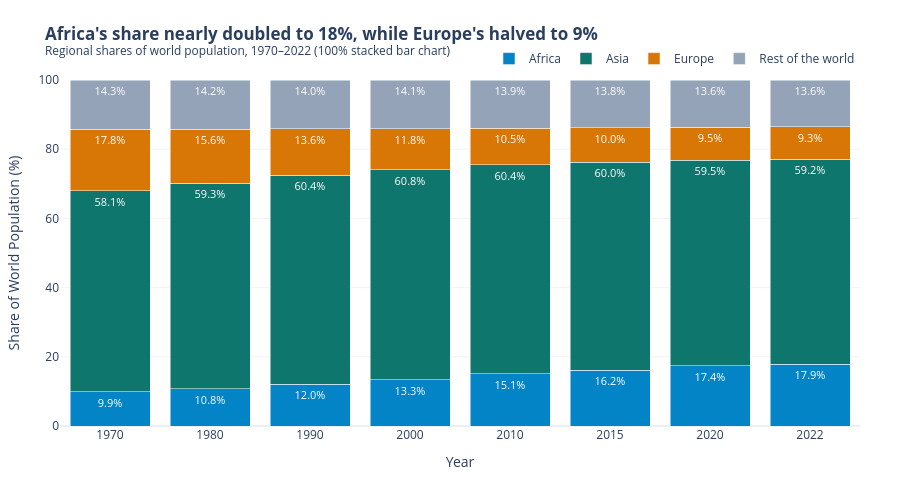

Notebook source saved alongside this figure:
### Markdown cell above
**Chart choice & justification:** *Which chart did you choose, and why? Justify design choices.

**Chart choice:** 100% stacked bar chart.

**Justification:**
- **Why this chart:** The question asks how the regional *shares* of world population changed over time across discrete census years (1970–2022). A 100% stacked bar chart keeps the total bar height fixed at 100% for each year, making compositional shifts across regions immediately apparent.
- **Design choices:** CVD-safe palette with deliberate semantic color choices: rising Africa is highlighted in accent blue (`#0284c7`), declining Europe in amber (`#d97706`), dominant Asia in deep teal (`#0f766e`), and the grouped 'Rest of the world' in neutral slate grey (`#94a3b8`). In-bar percentage labels make individual shares readable without eye-strain.

### Code cell
# Q7: Regional shares of world population over time (1970-2022)
df_long['Region'] = df_long['Continent'].apply(
    lambda c: c if c in ['Africa', 'Asia', 'Europe'] else 'Rest of the world'
)
share_df = df_long.groupby(['Year', 'Region'])['Population'].sum().reset_index()
tot = share_df.groupby('Year')['Population'].transform('sum')
share_df['Share'] = (share_df['Population'] / tot) * 100

order_q7 = ['Africa', 'Asia', 'Europe', 'Rest of the world']
share_df['Region'] = pd.Categorical(share_df['Region'], categories=order_q7, ordered=True)
share_df = share_df.sort_values(['Year', 'Region'])

share_df['Label'] = share_df['Share'].apply(lambda s: f"{s:.1f}%")
share_df['Year_Str'] = share_df['Year'].astype(str)

palette_q7 = {
    'Africa': '#0284c7',          # accent blue (rising)
    'Asia': '#0f766e',            # teal (majority)
    'Europe': '#d97706',          # amber (declining)
    'Rest of the world': '#94a3b8'# slate grey (context)
}

fig7 = px.bar(
    share_df, x='Year_Str', y='Share', color='Region',
    text='Label',
    category_orders={'Region': order_q7},
    color_discrete_map=palette_q7,
    title="<b>Africa's share nearly doubled to 18%, while Europe's halved to 9%</b><br><sup>Regional shares of world population, 1970–2022 (100% stacked bar chart)</sup>"
)

fig7.update_traces(
    textposition='inside',
    textfont=dict(size=11, color='white')
)

fig7.update_layout(
    template='plotly_white',
    barmode='stack',
    xaxis=dict(title='Year', showgrid=False),
    yaxis=dict(title='Share of World Population (%)', range=[0, 100], showgrid=True, gridcolor='#f1f5f9'),
    legend=dict(title='', orientation='h', yanchor='bottom', y=1.02, xanchor='right', x=1),
    margin=dict(l=60, r=40, t=80, b=40),
    height=480
)

fig7.show()

### Figure 1 — Plotly figure (JSON) as saved in the notebook; plotly's stock layout.template omitted (floating-point values rounded to 4 significant figures)
{"data": [{"hovertemplate": "Region=Africa<br>Year_Str=%{x}<br>Share=%{y}<br>Label=%{text}<extra></extra>", "legendgroup": "Africa", "marker": {"color": "#0284c7", "pattern": {"shape": ""}}, "name": "Africa", "orientation": "v", "showlegend": true, "text": ["9.9%", "10.8%", "12.0%", "13.3%", "15.1%", "16.2%", "17.4%", "17.9%"], "textposition": "inside", "x": ["1970", "1980", "1990", "2000", "2010", "2015", "2020", "2022"], "xaxis": "x", "y": [9.893, 10.84, 12.01, 13.32, 15.11, 16.18, 17.36, 17.89], "yaxis": "y", "type": "bar", "textfont": {"color": "white", "size": 11}}, {"hovertemplate": "Region=Asia<br>Year_Str=%{x}<br>Share=%{y}<br>Label=%{text}<extra></extra>", "legendgroup": "Asia", "marker": {"color": "#0f766e", "pattern": {"shape": ""}}, "name": "Asia", "orientation": "v", "showlegend": true, "text": ["58.1%", "59.3%", "60.4%", "60.8%", "60.4%", "60.0%", "59.5%", "59.2%"], "textposition": "inside", "x": ["1970", "1980", "1990", "2000", "2010", "2015", "2020", "2022"], "xaxis": "x", "y": [58.06, 59.32, 60.41, 60.76, 60.43, 60.05, 59.48, 59.21], "yaxis": "y", "type": "bar", "textfont": {"color": "white", "size": 11}}, {"hovertemplate": "Region=Europe<br>Year_Str=%{x}<br>Share=%{y}<br>Label=%{text}<extra></extra>", "legendgroup": "Europe", "marker": {"color": "#d97706", "pattern": {"shape": ""}}, "name": "Europe", "orientation": "v", "showlegend": true, "text": ["17.8%", "15.6%", "13.6%", "11.8%", "10.5%", "10.0%", "9.5%", "9.3%"], "textposition": "inside", "x": ["1970", "1980", "1990", "2000", "2010", "2015", "2020", "2022"], "xaxis": "x", "y": [17.76, 15.59, 13.55, 11.81, 10.53, 9.987, 9.514, 9.32], "yaxis": "y", "type": "bar", "textfont": {"color": "white", "size": 11}}, {"hovertemplate": "Region=Rest of the world<br>Year_Str=%{x}<br>Share=%{y}<br>Label=%{text}<extra></extra>", "legendgroup": "Rest of the world", "marker": {"color": "#94a3b8", "pattern": {"shape": ""}}, "name": "Rest of the world", "orientation": "v", "showlegend": true, "text": ["14.3%", "14.2%", "14.0%", "14.1%", "13.9%", "13.8%", "13.6%", "13.6%"], "textposition": "inside", "x": ["1970", "1980", "1990", "2000", "2010", "2015", "2020", "2022"], "xaxis": "x", "y": [14.29, 14.25, 14.02, 14.1, 13.93, 13.79, 13.65, 13.57], "yaxis": "y", "type": "bar", "textfont": {"color": "white", "size": 11}}], "layout": {"xaxis": {"anchor": "y", "domain": [0.0, 1.0], "title": {"text": "Year"}, "showgrid": false}, "yaxis": {"anchor": "x", "domain": [0.0, 1.0], "title": {"text": "Share of World Population (%)"}, "range": [0, 100], "showgrid": true, "gridcolor": "#f1f5f9"}, "legend": {"title": {"text": ""}, "tracegroupgap": 0, "orientation": "h", "yanchor": "bottom", "y": 1.02, "xanchor": "right", "x": 1}, "title": {"text": "<b>Africa's share nearly doubled to 18%, while Europe's halved to 9%</b><br><sup>Regional shares of world population, 1970–2022 (100% stacked bar chart)</sup>"}, "barmode": "stack", "margin": {"l": 60, "r": 40, "t": 80, "b": 40}, "height": 480}}
